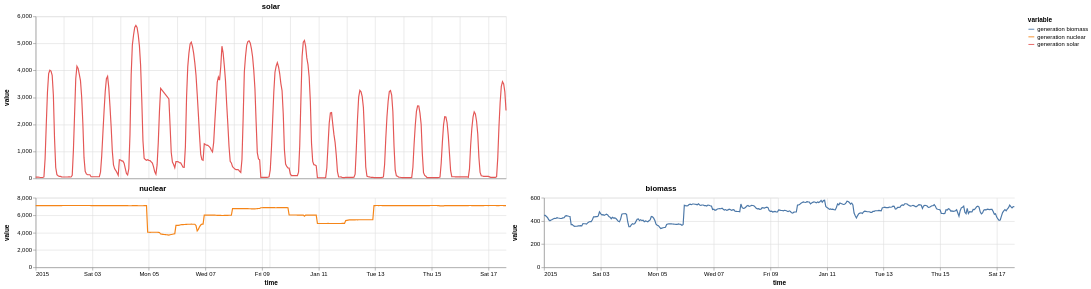

Notebook code cell kept with this figure:
### Markdown cell above
A full width banner over two panels, with the rows sized by weight: the banner
takes 70% of the height of the figure and the two panels below share the rest. The
banner spans the two columns, so it is twice as wide as they are.

### Code cell
on.layout(
    "T T\n"
    "A B",
    T=line(solar, title='solar'),
    A=line(nuclear, title='nuclear'),
    B=line(biomass, title='biomass'),
    heights=[0.7, 0.3],
)\
    .properties(width=400, height=400)\
    .show()

### Figure 1 — Vega specification as saved in the notebook (floating-point values rounded to 4 significant figures; data arrays with more than 128 entries replaced by an {"elided": "..."} marker saying what was removed)
{"$schema": "https://vega.github.io/schema/vega/v5.json", "data": [{"name": "source_0", "values": {"elided": "400 records"}, "transform": [{"type": "formula", "expr": "toDate(datum['time'])", "as": "time"}]}, {"name": "source_1", "values": {"elided": "400 records"}, "transform": [{"type": "formula", "expr": "toDate(datum['time'])", "as": "time"}]}, {"name": "source_2", "values": {"elided": "400 records"}, "transform": [{"type": "formula", "expr": "toDate(datum['time'])", "as": "time"}]}, {"name": "source_0_color_domain_variable_0", "values": [{"variable": "generation solar"}]}, {"name": "source_1_color_domain_variable_1", "values": [{"variable": "generation nuclear"}]}, {"name": "source_2_color_domain_variable_2", "values": [{"variable": "generation biomass"}]}, {"name": "source_0_concat_0_y_domain_value", "values": [{"min": 23.0, "max": 5668.0}]}, {"name": "source_1_concat_1_concat_0_y_domain_value", "values": [{"min": 3712.0, "max": 7108.0}]}, {"name": "source_2_concat_1_concat_1_y_domain_value", "values": [{"min": 334.0, "max": 578.0}]}], "signals": [{"name": "concat_0_height", "value": 277}, {"name": "concat_1_height", "value": 119}, {"name": "concat_1_childWidth", "value": 400}], "marks": [{"type": "group", "name": "concat_0_group", "encode": {"update": {"width": {"signal": "width"}, "height": {"signal": "concat_0_height"}}}, "marks": [{"type": "group", "name": "concat_0_layer_0_pathgroup", "from": {"facet": {"data": "source_0", "name": "faceted_path_concat_0_layer_0_main", "groupby": ["variable"]}}, "encode": {"update": {"height": {"field": {"signal": null, "datum": null, "group": "height", "parent": null}}, "width": {"field": {"signal": null, "datum": null, "group": "width", "parent": null}}}}, "marks": [{"type": "line", "name": "concat_0_layer_0_marks", "from": {"data": "faceted_path_concat_0_layer_0_main"}, "sort": {"field": "x"}, "encode": {"update": {"x": {"field": "time", "scale": "x"}, "y": {"field": "value", "scale": "concat_0_y"}, "defined": {"signal": "isValid(datum[\"time\"]) && isFinite(+datum[\"time\"]) && isValid(datum[\"value\"]) && isFinite(+datum[\"value\"])"}, "stroke": {"field": "variable", "scale": "color"}}}, "style": ["line"]}]}], "axes": [{"scale": "x", "aria": false, "tickCount": {"signal": "ceil(width/40)"}, "orient": "bottom", "zindex": 0, "ticks": false, "domain": false, "gridScale": "concat_0_y", "maxExtent": 0, "minExtent": 0, "grid": true, "labels": false}, {"scale": "concat_0_y", "zindex": 0, "gridScale": "x", "aria": false, "grid": true, "tickCount": {"signal": "ceil(concat_0_height/40)"}, "domain": false, "maxExtent": 0, "minExtent": 0, "ticks": false, "orient": "left", "labels": false}, {"scale": "x", "ticks": false, "grid": false, "orient": "bottom", "labelFlush": true, "tickCount": {"signal": "ceil(width/40)"}, "maxExtent": 0, "labelOverlap": true, "labels": false, "zindex": 0, "minExtent": 0}, {"scale": "concat_0_y", "grid": false, "tickCount": {"signal": "ceil(concat_0_height/40)"}, "title": "value", "zindex": 0, "orient": "left", "labelOverlap": true}], "title": {"text": "solar", "frame": "group"}, "style": "cell"}, {"type": "group", "name": "concat_1_group", "marks": [{"type": "group", "name": "concat_1_concat_0_group", "encode": {"update": {"width": {"signal": "concat_1_childWidth"}, "height": {"signal": "concat_1_height"}}}, "marks": [{"type": "group", "name": "concat_1_concat_0_layer_0_pathgroup", "from": {"facet": {"data": "source_1", "name": "faceted_path_concat_1_concat_0_layer_0_main", "groupby": ["variable"]}}, "encode": {"update": {"width": {"field": {"signal": null, "datum": null, "group": "width", "parent": null}}, "height": {"field": {"signal": null, "datum": null, "group": "height", "parent": null}}}}, "marks": [{"type": "line", "name": "concat_1_concat_0_layer_0_marks", "from": {"data": "faceted_path_concat_1_concat_0_layer_0_main"}, "sort": {"field": "x"}, "encode": {"update": {"y": {"field": "value", "scale": "concat_1_concat_0_y"}, "x": {"field": "time", "scale": "x"}, "defined": {"signal": "isValid(datum[\"time\"]) && isFinite(+datum[\"time\"]) && isValid(datum[\"value\"]) && isFinite(+datum[\"value\"])"}, "stroke": {"field": "variable", "scale": "color"}}}, "style": ["line"]}]}], "axes": [{"scale": "x", "ticks": false, "domain": false, "zindex": 0, "maxExtent": 0, "tickCount": {"signal": "ceil(concat_1_childWidth/40)"}, "labels": false, "orient": "bottom", "aria": false, "minExtent": 0, "gridScale": "concat_1_concat_0_y", "grid": true}, {"scale": "concat_1_concat_0_y", "zindex": 0, "domain": false, "gridScale": "x", "grid": true, "tickCount": {"signal": "ceil(concat_1_height/40)"}, "aria": false, "labels": false, "maxExtent": 0, "ticks": false, "orient": "left", "minExtent": 0}, {"scale": "x", "orient": "bottom", "labelFlush": true, "zindex": 0, "grid": false, "labelOverlap": true, "tickCount": {"signal": "ceil(concat_1_childWidth/40)"}, "title": "time"}, {"scale": "concat_1_concat_0_y", "title": "value", "zindex": 0, "grid": false, "orient": "left", "labelOverlap": true, "tickCount": {"signal": "ceil(concat_1_height/40)"}}], "title": {"text": "nuclear", "frame": "group"}, "style": "cell"}, {"type": "group", "name": "concat_1_concat_1_group", "encode": {"update": {"width": {"signal": "concat_1_childWidth"}, "height": {"signal": "concat_1_height"}}}, "marks": [{"type": "group", "name": "concat_1_concat_1_layer_0_pathgroup", "from": {"facet": {"data": "source_2", "name": "faceted_path_concat_1_concat_1_layer_0_main", "groupby": ["variable"]}}, "encode": {"update": {"height": {"field": {"signal": null, "datum": null, "group": "height", "parent": null}}, "width": {"field": {"signal": null, "datum": null, "group": "width", "parent": null}}}}, "marks": [{"type": "line", "name": "concat_1_concat_1_layer_0_marks", "from": {"data": "faceted_path_concat_1_concat_1_layer_0_main"}, "sort": {"field": "x"}, "encode": {"update": {"defined": {"signal": "isValid(datum[\"time\"]) && isFinite(+datum[\"time\"]) && isValid(datum[\"value\"]) && isFinite(+datum[\"value\"])"}, "stroke": {"field": "variable", "scale": "color"}, "x": {"field": "time", "scale": "x"}, "y": {"field": "value", "scale": "concat_1_concat_1_y"}}}, "style": ["line"]}]}], "axes": [{"scale": "x", "domain": false, "labels": false, "ticks": false, "gridScale": "concat_1_concat_1_y", "grid": true, "tickCount": {"signal": "ceil(concat_1_childWidth/40)"}, "maxExtent": 0, "orient": "bottom", "zindex": 0, "minExtent": 0, "aria": false}, {"scale": "concat_1_concat_1_y", "tickCount": {"signal": "ceil(concat_1_height/40)"}, "grid": true, "minExtent": 0, "domain": false, "maxExtent": 0, "labels": false, "zindex": 0, "orient": "left", "gridScale": "x", "aria": false, "ticks": false}, {"scale": "x", "grid": false, "zindex": 0, "labelFlush": true, "title": "time", "labelOverlap": true, "orient": "bottom", "tickCount": {"signal": "ceil(concat_1_childWidth/40)"}}, {"scale": "concat_1_concat_1_y", "labelOverlap": true, "tickCount": {"signal": "ceil(concat_1_height/40)"}, "zindex": 0, "orient": "left", "title": "value", "grid": false}], "title": {"text": "biomass", "frame": "group"}, "style": "cell"}], "layout": {"padding": 4, "bounds": "full", "align": "each", "center": false}}], "scales": [{"name": "x", "type": "time", "domain": {"fields": [{"data": "source_0", "field": "time"}, {"data": "source_1", "field": "time"}, {"data": "source_2", "field": "time"}]}, "range": [0, {"signal": "width"}]}, {"name": "color", "type": "ordinal", "domain": {"fields": [{"data": "source_0_color_domain_variable_0", "field": "variable"}, {"data": "source_1_color_domain_variable_1", "field": "variable"}, {"data": "source_2_color_domain_variable_2", "field": "variable"}], "sort": true}, "range": "category"}, {"name": "concat_0_y", "type": "linear", "domain": [{"signal": "(data(\"source_0_concat_0_y_domain_value\")[0] || {}).min"}, {"signal": "(data(\"source_0_concat_0_y_domain_value\")[0] || {}).max"}], "range": [{"signal": "concat_0_height"}, 0], "nice": true, "zero": true}, {"name": "concat_1_concat_0_y", "type": "linear", "domain": [{"signal": "(data(\"source_1_concat_1_concat_0_y_domain_value\")[0] || {}).min"}, {"signal": "(data(\"source_1_concat_1_concat_0_y_domain_value\")[0] || {}).max"}], "range": [{"signal": "concat_1_height"}, 0], "zero": true, "nice": true}, {"name": "concat_1_concat_1_y", "type": "linear", "domain": [{"signal": "(data(\"source_2_concat_1_concat_1_y_domain_value\")[0] || {}).min"}, {"signal": "(data(\"source_2_concat_1_concat_1_y_domain_value\")[0] || {}).max"}], "range": [{"signal": "concat_1_height"}, 0], "nice": true, "zero": true}], "background": "white", "layout": {"padding": 4, "columns": 1, "bounds": "full", "align": "each", "center": false}, "padding": 5, "width": 804, "legends": [{"stroke": "color", "symbolType": "stroke", "title": "variable"}], "config": {"axisY": {"minExtent": 40}}}
